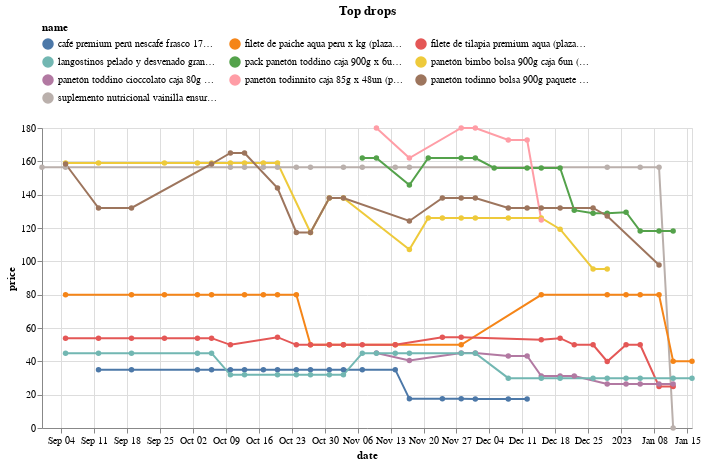

The notebook cell this image was saved under:
### Code cell
(top_drops
 .head(10)
 .loc[:, ['store','sku']]
 .merge(df, on=['store','sku'])
 .pipe(alt.Chart)
 .mark_line(point=True)
 .encode(x='date', y='price', color='name', tooltip=['name','price'])
 .properties(width=650, title='Top drops')
 .configure_legend(orient='top', columns=3)
)

### Figure 1 — Vega-Lite specification as saved in the notebook (floating-point values rounded to 4 significant figures; data arrays with more than 128 entries replaced by an {"elided": "..."} marker saying what was removed)
{"config": {"view": {"continuousWidth": 400, "continuousHeight": 300}, "legend": {"columns": 3, "orient": "top"}}, "data": {"name": "data-02369b72b888048d1d5a3352938330e1"}, "mark": {"type": "line", "point": true}, "encoding": {"color": {"field": "name", "type": "nominal"}, "tooltip": [{"field": "name", "type": "nominal"}, {"field": "price", "type": "quantitative"}], "x": {"field": "date", "type": "temporal"}, "y": {"field": "price", "type": "quantitative"}}, "title": "Top drops", "width": 650, "$schema": "https://vega.github.io/schema/vega-lite/v4.17.0.json", "datasets": {"data-02369b72b888048d1d5a3352938330e1": {"elided": "191 records"}}}
